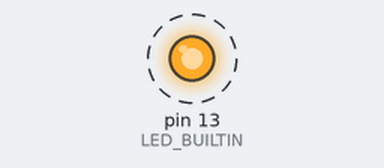
Bench run of a sketch on a simulated Arduino Uno, built with avr-gcc and run on an emulated ATmega328P. Shown: output pins drawn as LEDs (lit = HIGH). Dashed ring = blinking. What the sketch prints to the serial monitor is not drawn.

Above: at 0.5 s.
Timing chart, 0 to 4.6 s (numbered marks = the images above):
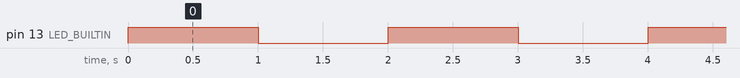

Measured:
- by itself, pin 13 (LED_BUILTIN): alternates HIGH for 1.0 s and LOW for 1.0 s

The sketch:

blink.ino
```cpp
int serialbaud = 115200;

void setup() {
  Serial.begin(serialbaud);
  Serial.println("Starting...");
  pinMode(LED_BUILTIN, OUTPUT);
  Serial.println(LED_BUILTIN, OUTPUT);
}

void loop() {
  digitalWrite(LED_BUILTIN, HIGH);
  Serial.println("LED_BUILTIN, HIGH");
  delay(1000);
  digitalWrite(LED_BUILTIN, LOW);
  Serial.println("LED_BUILTIN, LOW");
  delay(1000);
}
```
